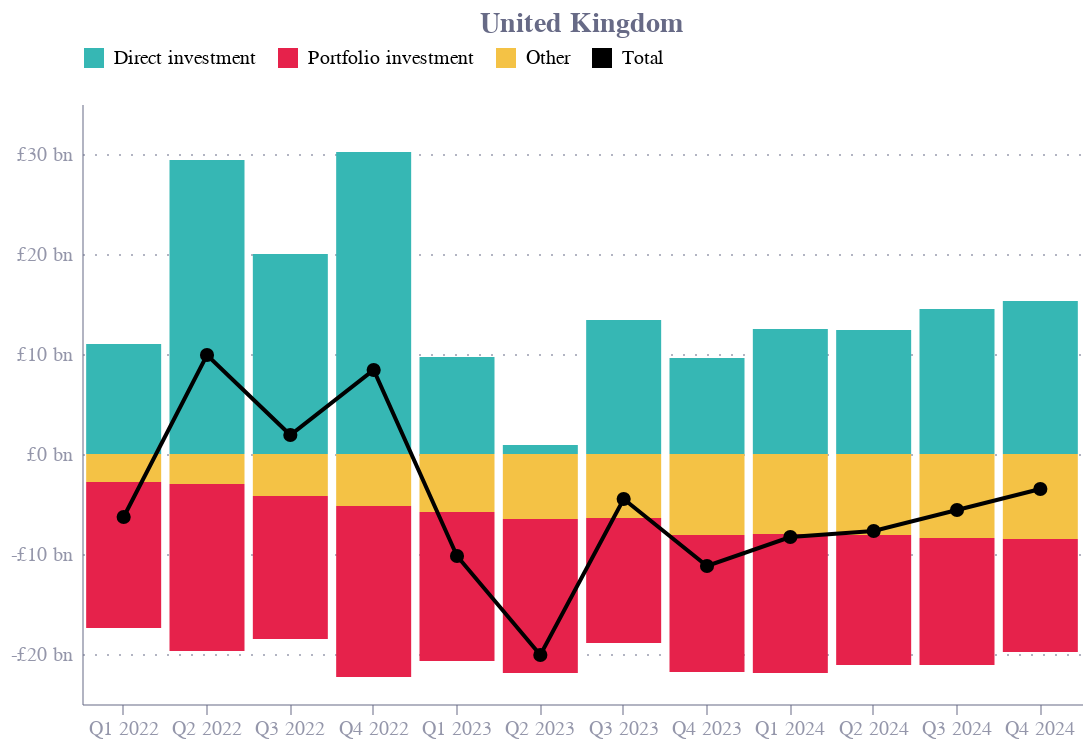

The cell this chart's notebook holds for it:
### Markdown cell above
# Recreating ONS Chart - UK Primary income

### Code cell
df = pd.read_csv("ons_Figure_4__The_primary_income_deficit_decreased_in_Quarter_4_2024_.csv", skiprows=6)
df.columns = ["date"] + list(df.columns[1:])
def parse_quarter_date(quarter_str):
    quarter = quarter_str.split(" ")[0]
    year = quarter_str.split(" ")[1]
    month = {
        "Q1": "01",
        "Q2": "04",
        "Q3": "07",
        "Q4": "10"
    }[quarter]
    return f"{year}-{month}-01"
# df['date'] = df['date'].apply(parse_quarter_date)
df = df.melt(id_vars=["date"], var_name="component", value_name="value")

df['component'] = df['component'].replace({
    "Other investment": "Other",
})

df['date'] = df['date'].str[-4:] + " " + df.date


bars = alt.Chart(
    df.query("component != 'Total'")).mark_bar().encode(
    x=alt.X("date:O", title="", 
            axis=alt.Axis(
                labelExpr="slice(datum.label, 4)",
            )
    ),
    y=alt.Y("value:Q", title="", axis=alt.Axis(
        labelExpr="datum.value < 0 ? '-£' + abs(datum.value) + ' bn' : '£' + datum.value + ' bn'",
        format=",.0f")),
    color=alt.Color("component:N", title="", 
                legend=alt.Legend(orient="top"),
            
        scale=alt.Scale(
        domain=["Direct investment", "Portfolio investment", "Other", "Total"],
        range=["#36B7B4","#E6224B","#F4C245", "black"]
    )),
    )

balance_line = alt.Chart(df.query("component == 'Total'")).mark_line(
    color="black",
    point=alt.OverlayMarkDef(
        filled=True,
        color="black",
        size=50,
    ),
    size=2,
).encode(
    x=alt.X("date:O", title=""),
    y=alt.Y("value:Q", title="", axis=alt.Axis(format=",.0f")),
)

chart = (bars + balance_line).properties(
    width=500,
    height=300,
    title=alt.TitleParams(
        text="United Kingdom",
        color="#676A86",
        fontWeight="bold",
        frame="group",
        fontSize=14,
        dx=0,
    )
)

chart.save("charts/primary_income_disagg_ons_quarterly_nominal.png", scale_factor=3)
chart.save("charts/primary_income_disagg_ons_quarterly_nominal.json")

chart

### Figure 1 — Vega-Lite specification as saved in the notebook (floating-point values rounded to 4 significant figures)
{"config": {"font": "Circular Std", "mark": {"line": {"interpolate": "monotone"}}, "view": {"stroke": "transparent", "width": 400, "height": 300}, "range": {"category": ["#36B7B4", "#E6224B", "#F4C245", "#0063AF", "#00A767", "#179FDB", "#EB5C2E"], "diverging": ["#E6224B", "#E54753", "#C9C9C9", "#179FDB", "#122B39"], "heatmap": ["#C9C9C9", "#179FDB", "#0063AF", "#122B39"], "ordinal": ["#00A767", "#36B7B4", "#179FDB", "#0063AF", "#243B5A"]}, "axisX": {"domainColor": "#676A86", "domainOpacity": 0.5, "grid": false, "labelAngle": 0, "labelColor": "#676A86", "labelOpacity": 0.7, "orient": "bottom", "tickColor": "#676A86", "tickCount": 10, "tickOpacity": 0.5, "title": false, "titleAlign": "center", "titleAnchor": "middle", "titleColor": "#676A86", "titleFontSize": 12, "titleOpacity": 0.8, "titleY": -15}, "axisY": {"domainColor": "#676A86", "domainOpacity": 0.5, "gridColor": "#676A86", "gridDash": [1, 5], "gridOpacity": 0.5, "labelColor": "#676A86", "labelOpacity": 0.7, "labelPadding": 5, "tickColor": "#676A86", "tickCount": 8, "tickOpacity": 0.5, "ticks": false, "titleAlign": "left", "titleAngle": 0, "titleBaseline": "bottom", "titleColor": "#676A86", "titleFontSize": 12, "titleOpacity": 0.8, "titleX": 0, "titleY": -7}}, "layer": [{"data": {"name": "data-4e7aab1c6cbca790c7f2d6bddff80ad7"}, "mark": {"type": "bar"}, "encoding": {"color": {"field": "component", "legend": {"orient": "top"}, "scale": {"domain": ["Direct investment", "Portfolio investment", "Other", "Total"], "range": ["#36B7B4", "#E6224B", "#F4C245", "black"]}, "title": "", "type": "nominal"}, "x": {"axis": {"labelExpr": "slice(datum.label, 4)"}, "field": "date", "title": "", "type": "ordinal"}, "y": {"axis": {"format": ",.0f", "labelExpr": "datum.value < 0 ? '-£' + abs(datum.value) + ' bn' : '£' + datum.value + ' bn'"}, "field": "value", "title": "", "type": "quantitative"}}}, {"data": {"name": "data-7b6d6adc214032ab66bcaa1ea1cfede3"}, "mark": {"type": "line", "color": "black", "point": {"color": "black", "filled": true, "size": 50}, "size": 2}, "encoding": {"x": {"field": "date", "title": "", "type": "ordinal"}, "y": {"axis": {"format": ",.0f"}, "field": "value", "title": "", "type": "quantitative"}}}], "height": 300, "title": {"text": "United Kingdom", "color": "#676A86", "dx": 0, "fontSize": 14, "fontWeight": "bold", "frame": "group"}, "width": 500, "$schema": "https://vega.github.io/schema/vega-lite/v5.20.1.json", "datasets": {"data-4e7aab1c6cbca790c7f2d6bddff80ad7": [{"date": "2022 Q1 2022", "component": "Direct investment", "value": 11.0}, {"date": "2022 Q2 2022", "component": "Direct investment", "value": 29.4}, {"date": "2022 Q3 2022", "component": "Direct investment", "value": 20.0}, {"date": "2022 Q4 2022", "component": "Direct investment", "value": 30.2}, {"date": "2023 Q1 2023", "component": "Direct investment", "value": 9.7}, {"date": "2023 Q2 2023", "component": "Direct investment", "value": 0.9}, {"date": "2023 Q3 2023", "component": "Direct investment", "value": 13.4}, {"date": "2023 Q4 2023", "component": "Direct investment", "value": 9.6}, {"date": "2024 Q1 2024", "component": "Direct investment", "value": 12.5}, {"date": "2024 Q2 2024", "component": "Direct investment", "value": 12.4}, {"date": "2024 Q3 2024", "component": "Direct investment", "value": 14.5}, {"date": "2024 Q4 2024", "component": "Direct investment", "value": 15.3}, {"date": "2022 Q1 2022", "component": "Portfolio investment", "value": -14.6}, {"date": "2022 Q2 2022", "component": "Portfolio investment", "value": -16.7}, {"date": "2022 Q3 2022", "component": "Portfolio investment", "value": -14.3}, {"date": "2022 Q4 2022", "component": "Portfolio investment", "value": -17.1}, {"date": "2023 Q1 2023", "component": "Portfolio investment", "value": -14.9}, {"date": "2023 Q2 2023", "component": "Portfolio investment", "value": -15.4}, {"date": "2023 Q3 2023", "component": "Portfolio investment", "value": -12.5}, {"date": "2023 Q4 2023", "component": "Portfolio investment", "value": -13.7}, {"date": "2024 Q1 2024", "component": "Portfolio investment", "value": -13.9}, {"date": "2024 Q2 2024", "component": "Portfolio investment", "value": -13.0}, {"date": "2024 Q3 2024", "component": "Portfolio investment", "value": -12.7}, {"date": "2024 Q4 2024", "component": "Portfolio investment", "value": -11.3}, {"date": "2022 Q1 2022", "component": "Other", "value": -2.8}, {"date": "2022 Q2 2022", "component": "Other", "value": -3.0}, {"date": "2022 Q3 2022", "component": "Other", "value": -4.2}, {"date": "2022 Q4 2022", "component": "Other", "value": -5.2}, {"date": "2023 Q1 2023", "component": "Other", "value": -5.8}, {"date": "2023 Q2 2023", "component": "Other", "value": -6.5}, {"date": "2023 Q3 2023", "component": "Other", "value": -6.4}, {"date": "2023 Q4 2023", "component": "Other", "value": -8.1}, {"date": "2024 Q1 2024", "component": "Other", "value": -8.0}, {"date": "2024 Q2 2024", "component": "Other", "value": -8.1}, {"date": "2024 Q3 2024", "component": "Other", "value": -8.4}, {"date": "2024 Q4 2024", "component": "Other", "value": -8.5}], "data-7b6d6adc214032ab66bcaa1ea1cfede3": [{"date": "2022 Q1 2022", "component": "Total", "value": -6.3}, {"date": "2022 Q2 2022", "component": "Total", "value": 9.9}, {"date": "2022 Q3 2022", "component": "Total", "value": 1.9}, {"date": "2022 Q4 2022", "component": "Total", "value": 8.4}, {"date": "2023 Q1 2023", "component": "Total", "value": -10.2}, {"date": "2023 Q2 2023", "component": "Total", "value": -20.1}, {"date": "2023 Q3 2023", "component": "Total", "value": -4.5}, {"date": "2023 Q4 2023", "component": "Total", "value": -11.2}, {"date": "2024 Q1 2024", "component": "Total", "value": -8.3}, {"date": "2024 Q2 2024", "component": "Total", "value": -7.7}, {"date": "2024 Q3 2024", "component": "Total", "value": -5.6}, {"date": "2024 Q4 2024", "component": "Total", "value": -3.5}]}}
